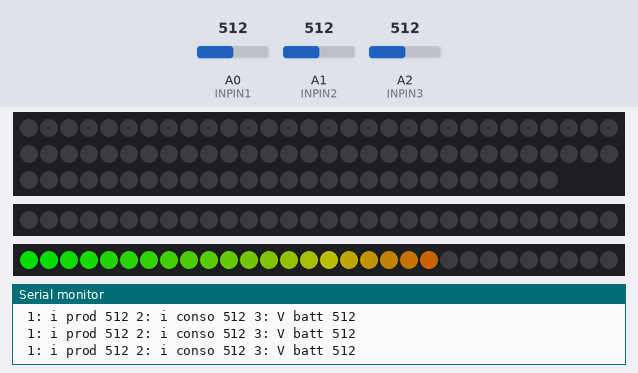
The sketch below on a simulated Arduino Uno, built with avr-gcc and run on an emulated ATmega328P. Parts: 87 RGB LEDs in strip order, left to right, continuing on the next row, 2 × 30 RGB LEDs in strip order, left to right, the last lines printed to the serial monitor. Inputs (shaded band) come from the test bench; at power-on: A1 (INPIN2) = 512, A0 (INPIN1) = 512, A2 (INPIN3) = 512. Dim RGB values are drawn brighter than linear.

Above: at 1.2 s.
1.3 s: A1 (INPIN2) set to 1023
At 2.3 s:
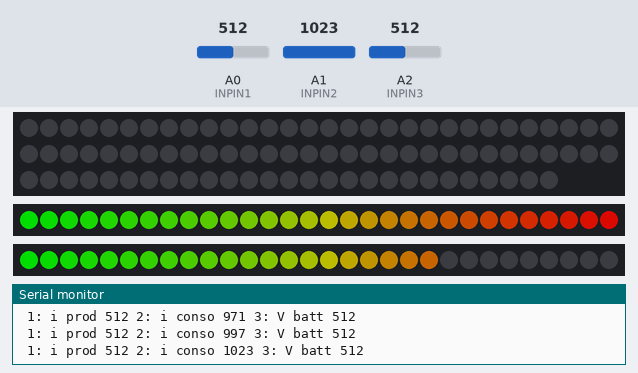
3.0 s: A0 (INPIN1) set to 1023
At 4.3 s:
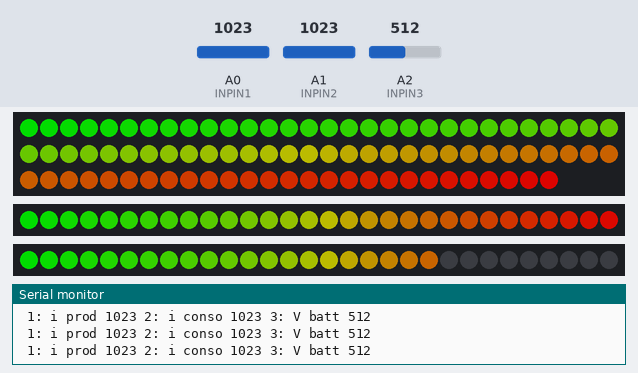
4.6 s: A2 (INPIN3) set to 560
At 5.9 s:
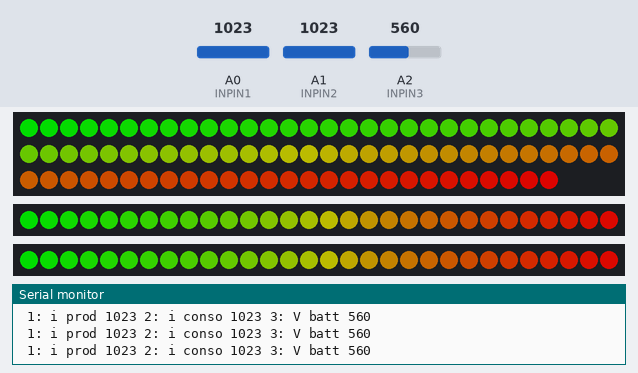
6.5 s: A2 (INPIN3) set to 306
At 8.1 s:
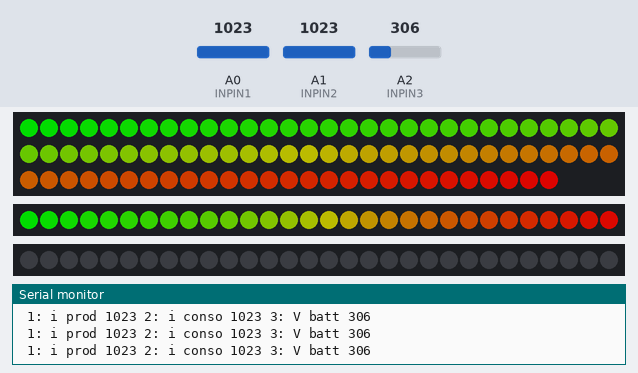
8.4 s: A1 (INPIN2) set to 140
At 9.7 s:
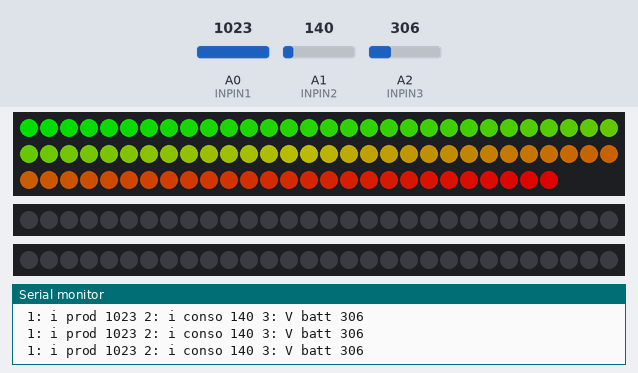
10.5 s: A0 (INPIN1) set to 511
At 12.7 s:
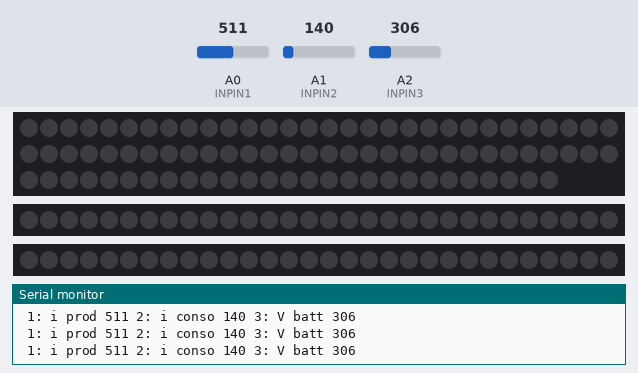
Timing chart, 0 to 13.9 s (numbered marks = the images above; inputs shaded):
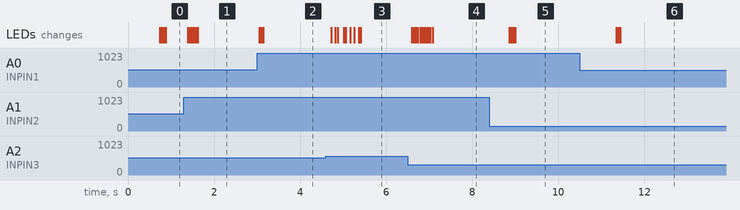

Measured:
- after the input at 1.3 s, the LEDs: first change after 0.09 s (image 1 shows a later state)
- after the input at 3.0 s, the LEDs: first change after 0.05 s (image 2 shows a later state)
- after the input at 4.6 s, the LEDs: first change after 0.12 s (image 3 shows a later state)
- after the input at 6.5 s, the LEDs: first change after 0.09 s (image 4 shows a later state)
- after the input at 8.4 s, the LEDs: first change after 0.46 s (image 5 shows a later state)
- after the input at 10.5 s, the LEDs: first change after 0.85 s (image 6 shows a later state)

The sketch:

vumetres.ino
```cpp
// Using Adafruit NeoPixel Lib

// ! CH340 driver for mac : Avoid crash --> Install v1.4 found on github
// https://forum.arduino.cc/index.php?topic=428325.0
// https://github.com/adrianmihalko/ch340g-ch34g-ch34x-mac-os-x-driver

#include <Adafruit_NeoPixel.h>
#ifdef __AVR__
  #include <avr/power.h>
#endif

///////////////////////// OUTPUTS /////////////////////////

// !! STRIP COURTE NUMPIXELS 30
// !! STRIP LONGUE NUMPIXELS 87

// STRIP 1
#define OUTPIN1            5
#define NUMPIXELS_STRIP1   87
Adafruit_NeoPixel strip1 = Adafruit_NeoPixel(NUMPIXELS_STRIP1, OUTPIN1, NEO_GRB + NEO_KHZ800);
// STRIP 2
#define OUTPIN2            6
#define NUMPIXELS_STRIP2   30
Adafruit_NeoPixel strip2 = Adafruit_NeoPixel(NUMPIXELS_STRIP2, OUTPIN2, NEO_GRB + NEO_KHZ800);
// STRIP 3
#define OUTPIN3            7
#define NUMPIXELS_STRIP3   30
Adafruit_NeoPixel strip3 = Adafruit_NeoPixel(NUMPIXELS_STRIP3, OUTPIN3, NEO_GRB + NEO_KHZ800);


// BRIGHTNESS
int lightMax = 150;

///////////////////////// INPUTS /////////////////////////
// INPUT 1
// Courant produit par la génératrice
#define INPIN1 A0 // 0-0,2V --
long data1Min = 512;
long data1Max = 570;
// INPUT 2
// Courant consommé
#define INPIN2 A1 //
long data2Min = 512;
long data2Max = 650;
// INPUT 3
// V Batterie
#define INPIN3 A2 // PONT DIVISEUR 0-3V
long data3Min = 420;
long data3Max = 550;

/////////////////////// SMOOTHING ///////////////////////
// 1
const int numAvg1 = 20;
int in1Raw[numAvg1];
int in1Index = 0;
int in1Total = 0;
// 2
const int numAvg2 = 20;
int in2Raw[numAvg2];
int in2Index = 0;
int in2Total = 0;
// 3
const int numAvg3 = 20;
int in3Raw[numAvg3];
int in3Index = 0;
int in3Total = 0;

//////////////////////////////////////////////////////////


// DIVERS
long randomValue = 0;
int sens = 1;


///////////////////////// SETUP /////////////////////////
void setup() {

  Serial.begin(9600);

  strip1.begin();
  strip2.begin();
  strip3.begin();

  // init all Smoothing arrays
  for (int i = 0; i < numAvg1; i++) { in1Raw[i] = 0; }
  for (int i = 0; i < numAvg2; i++) { in2Raw[i] = 0; }
  for (int i = 0; i < numAvg3; i++) { in3Raw[i] = 0; }

  showValueStrip1("allG2R", 0);
  showValueStrip2("allG2R", 0);
  showValueStrip3("allG2R", 0);

}


///////////////////////// LOOP /////////////////////////

void loop() {

  // randomValue=randomValue+sens*6;
  // if ((randomValue>600)||(randomValue<0)){ sens = -1*sens; }

  int in1Smoothed = in1Smoothing( analogRead(INPIN1) );
  int in2Smoothed = in2Smoothing( analogRead(INPIN2) );
  int in3Smoothed = in3Smoothing( analogRead(INPIN3) );

  // LOG
  Serial.print(" 1: i prod ");
  Serial.print(in1Smoothed);
  Serial.print(" 2: i conso ");
  Serial.print(in2Smoothed);
  Serial.print(" 3: V batt ");
  Serial.println(in3Smoothed);

  showValueStrip1("allG2R", in1Smoothed);
  showValueStrip2("allG2R", in2Smoothed);
  showValueStrip3("allG2R", in3Smoothed);

  // Update
  strip1.show();
  strip2.show();
  strip3.show();

  delay(1);

}
```

vumetre1.ino
```cpp
// SMOOTHING
int in1Smoothing(int input){

  in1Total = in1Total - in1Raw[in1Index];
  in1Raw[in1Index] = analogRead(INPIN1);
  in1Total = in1Total + in1Raw[in1Index];
  in1Index = in1Index + 1;
  if (in1Index >= numAvg1) { in1Index = 0; }
  int in1Smooth = in1Total / numAvg1;
  return in1Smooth;
}


// SHOWING
void showValueStrip1(String type, int val){

  long valPX = (val-data1Min)*NUMPIXELS_STRIP1/(data1Max-data1Min);

  //ALL OFF
  for(int i=0;i<NUMPIXELS_STRIP1;i++){
    strip1.setPixelColor(i, strip1.Color(0,0,0));
  }
  // VU TYPES:
  //ALL GREEN
  if (type=="allG"){
    for(int i=0;i<valPX;i++){
      strip1.setPixelColor(i, strip1.Color(0,lightMax,0));
    }
  }
  //ALL GREEN TO RED
  if (type=="allG2R"){
    for(int i=0;i<valPX;i++){
      strip1.setPixelColor(i, strip1.Color(i*lightMax/NUMPIXELS_STRIP1,lightMax-i*lightMax/NUMPIXELS_STRIP1,0));
    }
  }
  //ONE GREEN
  if (type=="oneG"){
    strip1.setPixelColor(valPX, strip1.Color(0,lightMax,0));
  }
  //ONE GREEN TO RED
  if (type=="oneG2R"){
    strip1.setPixelColor(valPX, strip1.Color(valPX*lightMax/NUMPIXELS_STRIP1,lightMax-valPX*lightMax/NUMPIXELS_STRIP1,0));
  }

}
```

vumetre2.ino
```cpp
// SMOOTHING
int in2Smoothing(int input){

  in2Total = in2Total - in2Raw[in2Index];
  in2Raw[in2Index] = analogRead(INPIN2);
  in2Total = in2Total + in2Raw[in2Index];
  in2Index = in2Index + 1;
  if (in2Index >= numAvg2) { in2Index = 0; }
  int in2Smooth = in2Total / numAvg2;
  return in2Smooth;
}


// SHOWING
void showValueStrip2(String type, int val){

  long valPX = (val-data2Min)*NUMPIXELS_STRIP2/(data2Max-data2Min);

  //ALL OFF
  for(int i=0;i<NUMPIXELS_STRIP2;i++){
    strip2.setPixelColor(i, strip2.Color(0,0,0));
  }
  // VU TYPES:
  //ALL GREEN
  if (type=="allG"){
    for(int i=0;i<valPX;i++){
      strip2.setPixelColor(i, strip2.Color(0,lightMax,0));
    }
  }
  //ALL GREEN TO RED
  if (type=="allG2R"){
    for(int i=0;i<valPX;i++){
      strip2.setPixelColor(i, strip2.Color(i*lightMax/NUMPIXELS_STRIP2,lightMax-i*lightMax/NUMPIXELS_STRIP2,0));
    }
  }
  //ONE GREEN
  if (type=="oneG"){
    strip2.setPixelColor(valPX, strip2.Color(0,lightMax,0));
  }
  //ONE GREEN TO RED
  if (type=="oneG2R"){
    strip2.setPixelColor(valPX, strip2.Color(valPX*lightMax/NUMPIXELS_STRIP2,lightMax-valPX*lightMax/NUMPIXELS_STRIP2,0));
  }

}
```

vumetre3.ino
```cpp
// SMOOTHING
int in3Smoothing(int input){

  in3Total = in3Total - in3Raw[in3Index];
  in3Raw[in3Index] = analogRead(INPIN3);
  in3Total = in3Total + in3Raw[in3Index];
  in3Index = in3Index + 1;
  if (in3Index >= numAvg3) { in3Index = 0; }
  int in3Smooth = in3Total / numAvg3;
  return in3Smooth;
}


// SHOWING
void showValueStrip3(String type, int val){

  long valPX = (val-data3Min)*NUMPIXELS_STRIP3/(data3Max-data3Min);

  //ALL OFF
  for(int i=0;i<NUMPIXELS_STRIP3;i++){
    strip3.setPixelColor(i, strip3.Color(0,0,0));
  }
  // VU TYPES:
  //ALL GREEN
  if (type=="allG"){
    for(int i=0;i<valPX;i++){
      strip3.setPixelColor(i, strip3.Color(0,lightMax,0));
    }
  }
  //ALL GREEN TO RED
  if (type=="allG2R"){
    for(int i=0;i<valPX;i++){
      strip3.setPixelColor(i, strip3.Color(i*lightMax/NUMPIXELS_STRIP3,lightMax-i*lightMax/NUMPIXELS_STRIP3,0));
    }
  }
  //ONE GREEN
  if (type=="oneG"){
    strip3.setPixelColor(valPX, strip3.Color(0,lightMax,0));
  }
  //ONE GREEN TO RED
  if (type=="oneG2R"){
    strip3.setPixelColor(valPX, strip3.Color(valPX*lightMax/NUMPIXELS_STRIP3,lightMax-valPX*lightMax/NUMPIXELS_STRIP3,0));
  }

}
```
